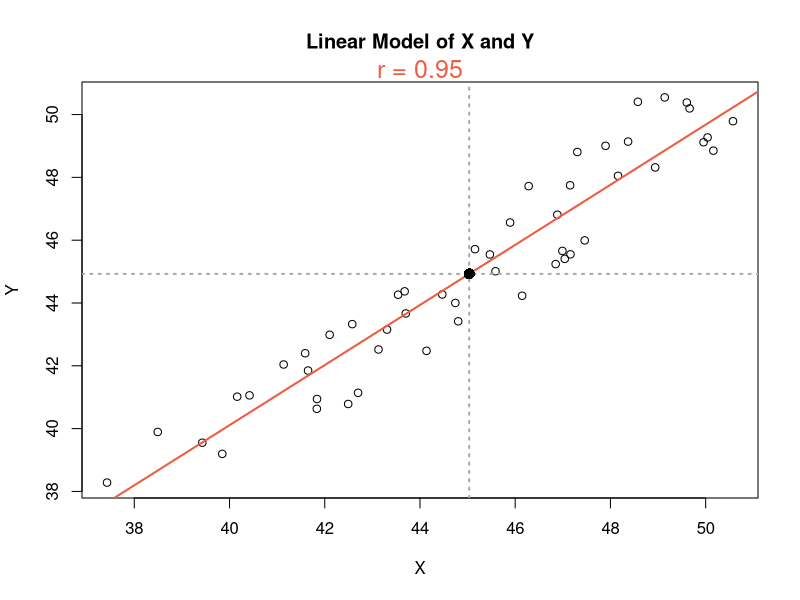
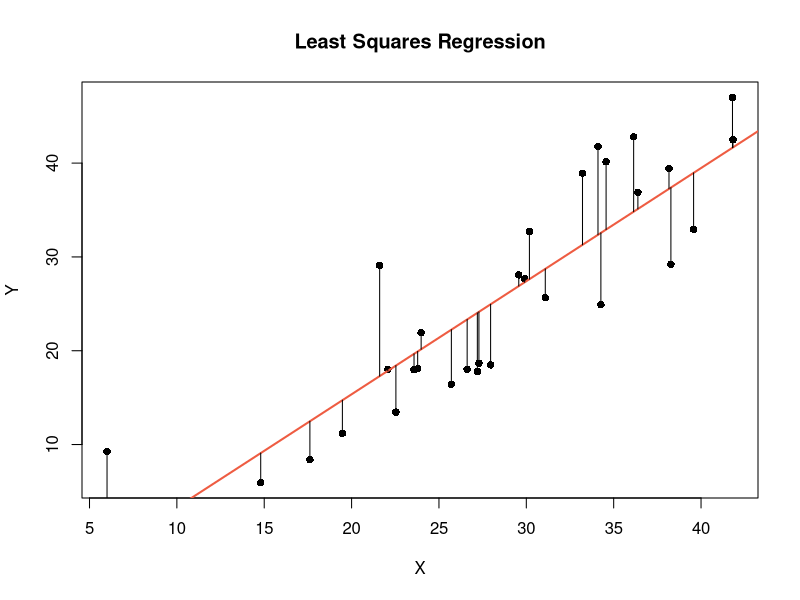
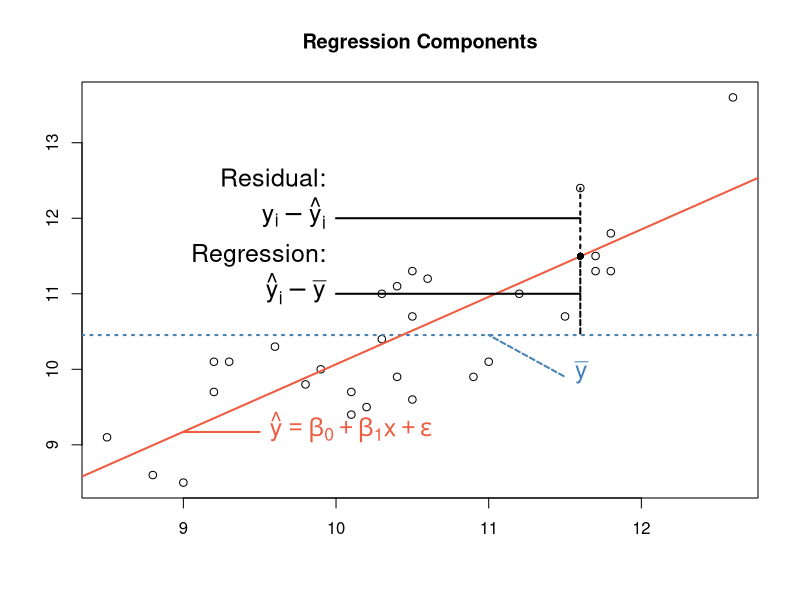

Here is the R script that generated these plots, in order:
####
# Visualize linear regression
####

# Simulate data points with a strong positive correlation.
x <- rnorm(50, 45, 4)
y <- jitter(x, amount=2)
plot(x, y, main="Linear Model of X and Y", xlab="X", ylab="Y")

# Add correlation coefficient to top margin.
r <- round(cor(x, y), 2)
r.text <- paste("r = ", r, sep="")
mtext(r.text, col="tomato2", cex=1.5)

# Build a linear model and add it to the plot.
model <- lm(y ~ x)
print(model)
abline(model, col="tomato2", lwd=2)

# Add centroid to the plot.
abline(v=mean(x), lwd=2, lty=3, col="darkgray")
abline(h=mean(y), lwd=2, lty=3, col="darkgray")
points(mean(x), mean(y), pch=16, cex=1.5)

####
# Visualize least squares method
####

# Simulate data points and add a linear regression line.
x <- rnorm(30, 30, 8)
y <- jitter(x, amount=10)
plot(x, y, main="Least Squares Regression", xlab="X", ylab="Y", pch=16)
model <- lm(y ~ x)
abline(model, col="tomato2", lwd=2)

# Add residual lines.
for (i in 1:length(x)) {
  polygon(c(x[i], x[i]), c(predict(model)[i], y[i]))
}

####
# Example: Ages of Spouses
####

# Load the data.
wife <- c(35, 59, 60, 74, 74, 81)
husband <- c(41, 56, 61, 68, 77, 77)
spouse.ages <- data.frame(wife, husband)

# Check for a linear relationship (correlation coefficient).
cor(spouse.ages$wife, spouse.ages$husband)

# Find the model for the linear relationship.
model <- lm(spouse.ages$wife ~ spouse.ages$husband)
print(model)

####
# Regression fit
####

# Visualize regression components.
x <- c(10.1, 8.5, 9.0, 11.2, 10.2, 11.8, 10.5, 10.3, 11.0,
       10.1, 11.5, 10.4, 11.7, 9.8, 8.8, 10.5, 10.6, 10.3,
       9.2, 11.6, 11.7, 11.8, 10.4, 10.9, 9.9, 9.3, 9.2, 9.6,
       12.6, 10.5)
y <- c(9.4, 9.1, 8.5, 11.0, 9.5, 11.8, 9.6, 10.4, 10.1, 9.7,
       10.7, 11.1, 11.3, 9.8, 8.6, 10.7, 11.2, 11.0, 10.1,
       12.4, 11.5, 11.3, 9.9, 9.9, 10.0, 10.1, 9.7, 10.3,
       13.6, 11.3)
plot(x, y, main="Regression Components", xlab="", ylab="")

# Draw the linear model and mean line.
model <- lm(y ~ x)
abline(h=mean(y), col="steelblue", lwd=2, lty=3)
abline(model, col="tomato2", lwd=2)

# Add labels for regression line and mean line.
polygon(c(9, 9.5), c(9.17, 9.17), border="tomato2", lwd=2)
text(9.5, 9.17, expression(hat(y)==beta[0]+beta[1]*x+epsilon), pos=4, cex=1.5, col="tomato2")

polygon(c(11, 11.5), c(mean(y), 9.9), border="steelblue", lwd=2, lty=3)
text(11.5, 9.9, expression(bar(y)), cex=1.5, col="steelblue", pos=4)

# Draw a point on the regression line and lines showing the
# regression component and residual component.
points(11.6, predict(model)[20], pch=16)
polygon(c(11.6, 11.6), c(predict(model)[20], mean(y)), lwd=2, lty=3)
polygon(c(11.6, 11.6), c(predict(model)[20], y[20]), lwd=2, lty=3)

# Add labels fir regression an residual components.
polygon(c(10, 11.6), c(12, 12), lwd=2)
text(10, 12, expression(y[i] - hat(y)[i]), pos=2, cex=1.5)
text(10, 12.5, "Residual:", pos=2, cex=1.5)

polygon(c(10, 11.6), c(11, 11), lwd=2)
text(10, 11, expression(hat(y)[i] - bar(y)), pos=2, cex=1.5)
text(10, 11.5, "Regression:", pos=2, cex=1.5)
